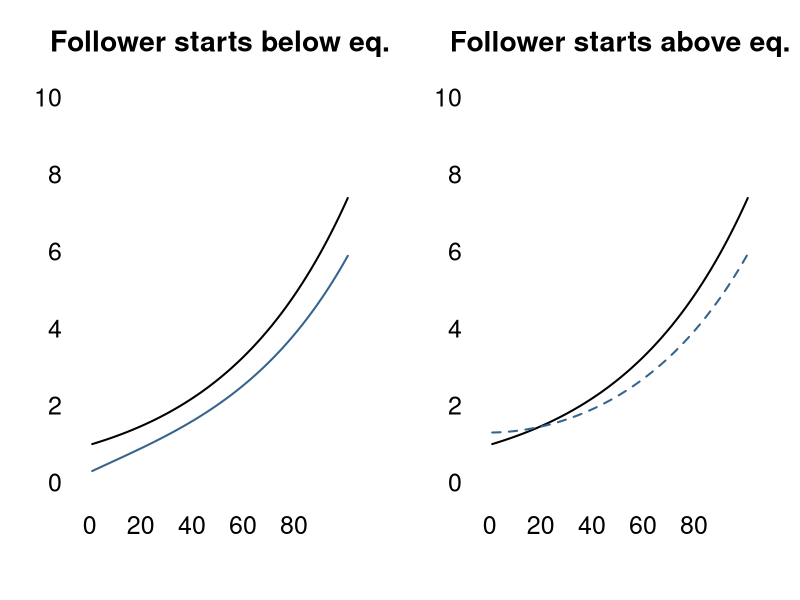
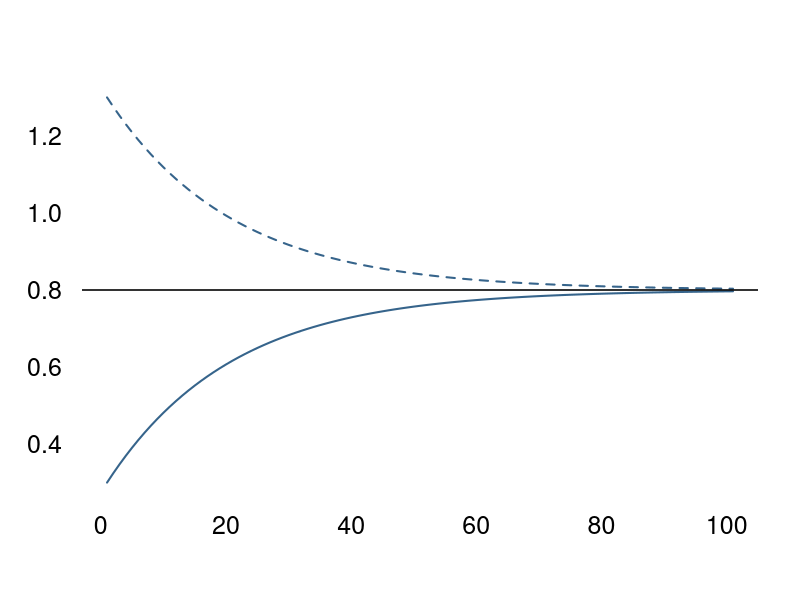
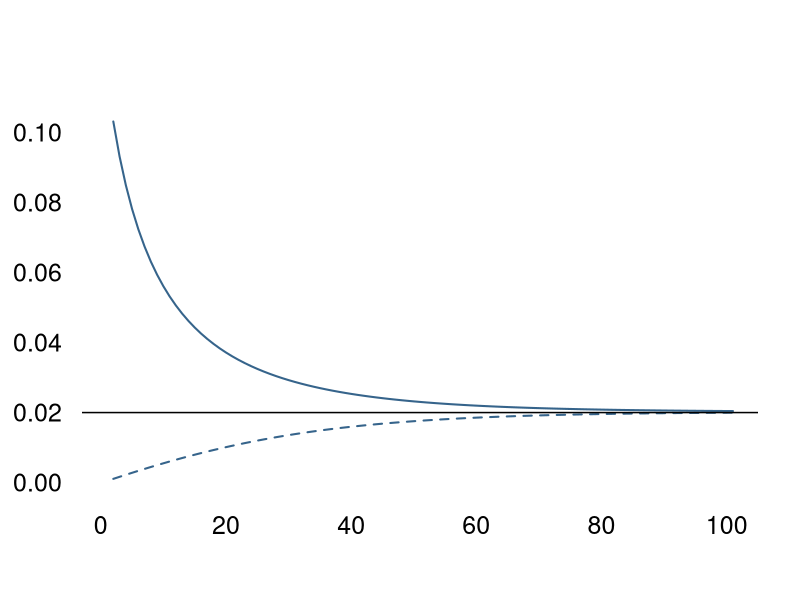
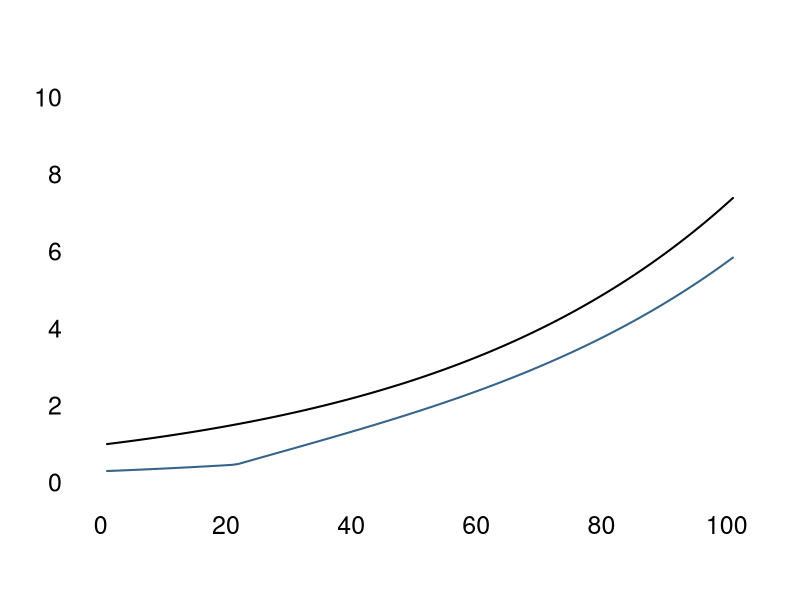
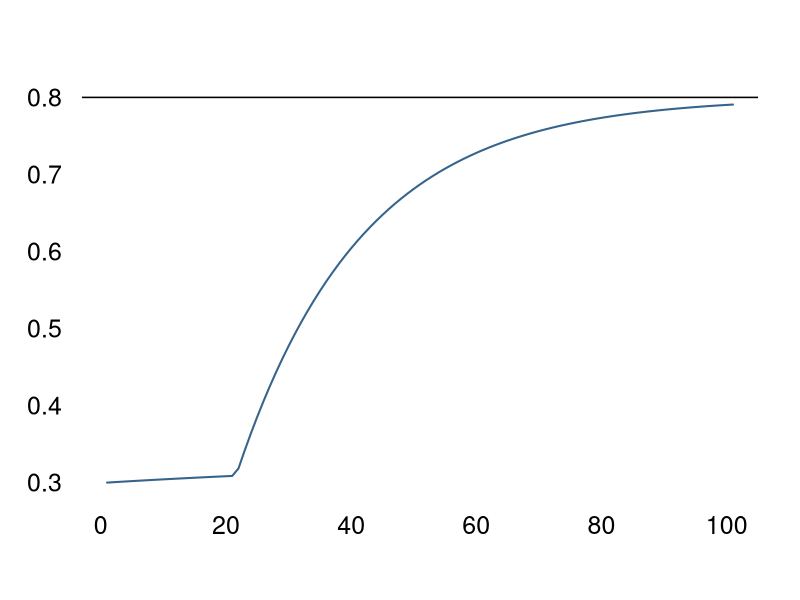
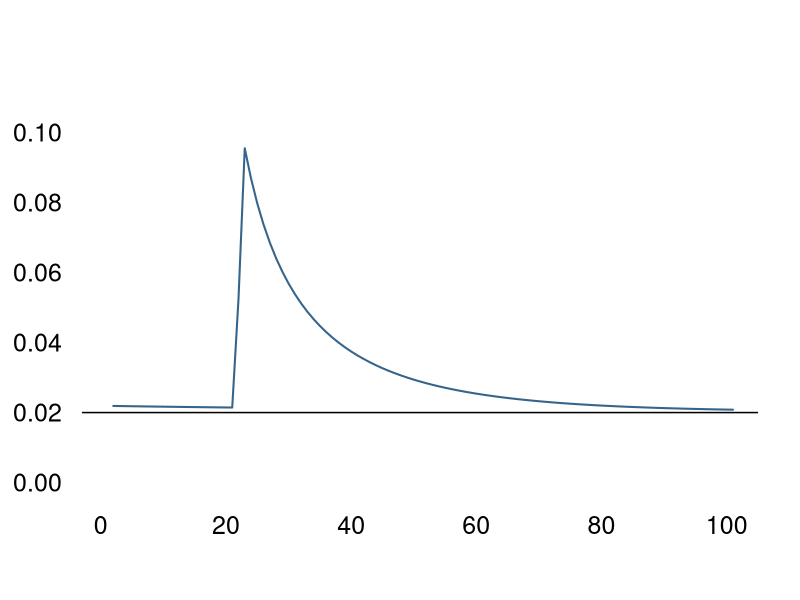

Recreate these plots in R, in order.
# Simulation technology levels over time

#------------------------------------------------------------------------------
#### 1) Set parameters ####
t=0:100
g=.02
lambda=.01
sigma=.04
e=exp(1)


#------------------------------------------------------------------------------
#### 2) Generate data ####

# Technology levels
# For leader country A_t=A_0e^gt
A=1*e^(.02*t)

# Solution for follower country takes form
# A_jt = (sigma_j/sigma_j+g-lambda_j)A_t + D_j0 e^-(sigma_j-lambda_j)t
D=(sigma/(sigma+g-lambda))*A+-.5*e^-((sigma-lambda)*t)
D2=(sigma/(sigma+g-lambda))*A+.5*e^-((sigma-lambda)*t)

# Ratio follower/leader
R=D/A
R2=D2/A

# Growth rate technology level follower
require(data.table)
G=(D-shift(D,n=1,type="lag"))/shift(D,n=1,type="lag")
G2=(D2-shift(D2,n=1,type="lag"))/shift(D2,n=1,type="lag")

#------------------------------------------------------------------------------
### 3) Create figures ###
par(las=1,bty="n",cex.axis=1.5,cex.lab=1.5,cex.main=1.7,mfrow=c(1,2))

# Technology level over time
plot(A,type="l",axes=FALSE,xlab="",ylab="",ylim=c(0,10),lwd=2,
     main="Follower starts below eq.")
lines(D,lwd=2,col="steelblue4")
axis(1,tick=FALSE);axis(2,tick=FALSE)

plot(A,type="l",axes=FALSE,xlab="",ylab="",ylim=c(0,10),lwd=2,
     main="Follower starts above eq.")
lines(D2,lty=2,lwd=2,col="steelblue4")
axis(1,tick=FALSE);axis(2,tick=FALSE)

# Ratio follower/leader
par(las=1,bty="n",cex.axis=1.5,cex.lab=1.5,mfrow=c(1,1))
plot(R,type="l",axes=FALSE,xlab="",ylab="",ylim=c(.3,1.3),
     lwd=2,col="steelblue4")
lines(R2,col="steelblue4",lwd=2,lty=2)
abline(h=.8,lwd=1.5)
axis(1,tick=FALSE);axis(2,tick=FALSE)

# Technology growth rate
plot(G,type="l",axes=FALSE,xlab="",ylab="",ylim=c(0,.11),lwd=2,col="steelblue4")
lines(G2,lwd=2,col="steelblue4",lty=2)
abline(h=.02,lwd=1.5)
axis(1,tick=FALSE);axis(2,tick=FALSE)

#------------------------------------------------------------------------------
#### 4) Growth miracle ####
# Economy changes from having sigma_j=0.005 to sigma_j=0.04 in period 21
# Let the economy start at having economy at 30% of technology level leader
sigma0=.005
L=1/3-.3
m=(sigma0/(sigma0+g-lambda))*A-L*e^-((sigma0-lambda)*t)

# Growth rate changes at period 21. Need to adjust D_j0
d=(sigma/(sigma+g-lambda))*A[21]-m[21]
m[22:101]=(sigma/(sigma+g-lambda))*A[22:101]+-d*e^-((sigma-lambda)*t[1:80])


# Technology levels over time
plot(A,type="l",axes=FALSE,xlab="",ylab="",ylim=c(0,10),lwd=2)
lines(m,lwd=2,col="steelblue4")
axis(1,tick=FALSE);axis(2,tick=FALSE)

# Ratio follower leader
R3=m/A
plot(R3,type="l",axes=FALSE,xlab="",ylab="",ylim=c(.3,.8),
     lwd=2,col="steelblue4")
abline(h=.8,lwd=1.5)
axis(1,tick=FALSE);axis(2,tick=FALSE)

# Growth rate technology
G3=(m-shift(m,n=1,type="lag"))/shift(m,n=1,type="lag")
plot(G3,type="l",axes=FALSE,xlab="",ylab="",ylim=c(0,.11),lwd=2,col="steelblue4")
abline(h=.02,lwd=1.5)
axis(1,tick=FALSE);axis(2,tick=FALSE)
